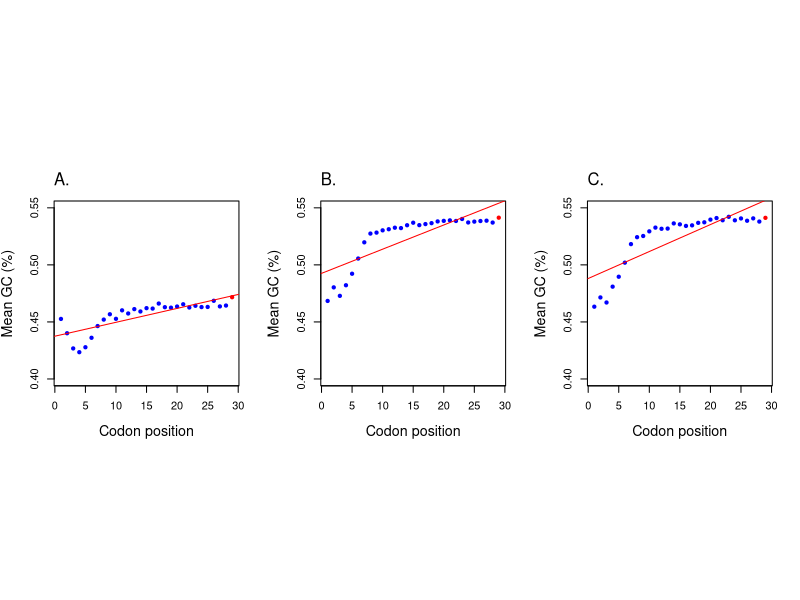

Generate this figure with R:
#Figure 5 GC

data1 <- read.csv("Hyperthermophiles.csv",header=T)
attach(data1)

data2 <- read.csv("Thermophiles.csv",header=T)
attach(data2)

data3 <- read.csv("Mesophiles.csv",header=T)
attach(data3)

# Hyperthermophiles

dims1 <- dim(data1)

m.gc1 <- c()
for (i in c(4:dims1[2])) {
    gc <- unlist(data1[i])
    m.gc1 <- c(m.gc1, mean(gc))
}

core.gc1 <- unlist(data1$Core_GC)
m.gc1 <- c(m.gc1, mean(core.gc1))  

x1 <- 1:length(m.gc1) 

# Thermophiles 

dims2 <- dim(data2)

m.gc2 <- c()
for (i in c(4:dims2[2])) {
    gc2 <- unlist(data2[i])
    m.gc2 <- c(m.gc2, mean(gc2))
}

core.gc2 <- unlist(data2$Core_GC)
m.gc2 <- c(m.gc2, mean(core.gc2))

x2 <- 1:length(m.gc2) 

# Mesoophiles

dims3 <- dim(data3)

m.gc3 <- c()
for (i in c(4:dims3[2])) {
    gc3 <- unlist(data3[i])
    m.gc3 <- c(m.gc3, mean(gc3))
}

core.gc3 <- unlist(data3$Core_GC)
m.gc3 <- c(m.gc3, mean(core.gc3))  

x3 <- 1:length(m.gc3) 

col_v.1 <- rep("blue", length(m.gc1) - 1)
col_v <- c(col_v.1, "red")

# Output PDF
pdf("Fig5_GC_H_T_M.pdf", height=5, width=10)
par(mfrow=c(1,3))
par(pty="s")

# PLOT A - Hyperthermophiles
plot(x1, m.gc1, pch=20, col=col_v, xlab="Codon position", ylab="Mean GC (%)", ylim=c(0.4, 0.55),cex.lab=1.3)
lm_model1 <- lm(m.gc1 ~ x1)
abline(lm_model1, col="red")
mtext("A.",side=3,adj=0,line=1)

# PLOT B - Thermophiles
plot(x2, m.gc2, pch=20, col=col_v, xlab="Codon position", ylab="Mean GC (%)", ylim=c(0.4, 0.55),cex.lab=1.3)
lm_model2 <- lm(m.gc2 ~ x2)
abline(lm_model2, col="red")
mtext("B.",side=3,adj=0,line=1)

# PLOT C - Mesophiles
plot(x3, m.gc3, pch=20, col=col_v, xlab="Codon position", ylab="Mean GC (%)", ylim=c(0.4, 0.55),cex.lab=1.3)
lm_model3 <- lm(m.gc3 ~ x3)
abline(lm_model3, col="red")
mtext("C.",side=3,adj=0,line=1)

dev.off()












